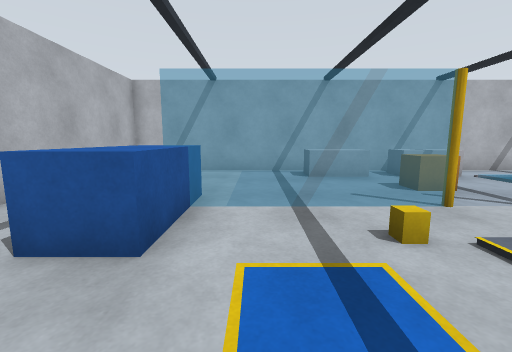
View 1 (above)

17 first-person views from a walk through a world built for the Gazebo simulator. The camera is 1.1 m above the floor, tilts 8° down and sees 90° across. The floor is counted in squares, 1 m on a side. Each view is taken from the middle of a square. On the plan, view 1 faces up. The plan holds only what a view shows up to about 11 squares ahead; the rest is blank.

View 2
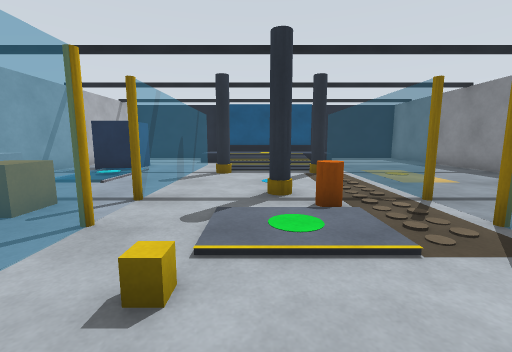

View 3
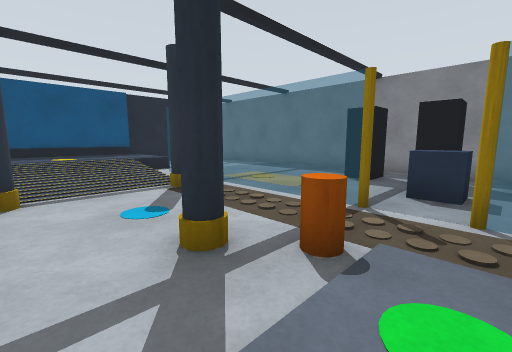

View 4
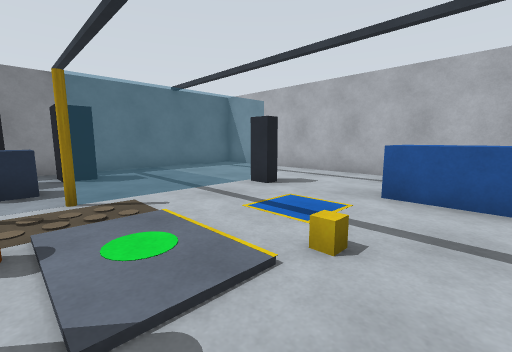

View 5
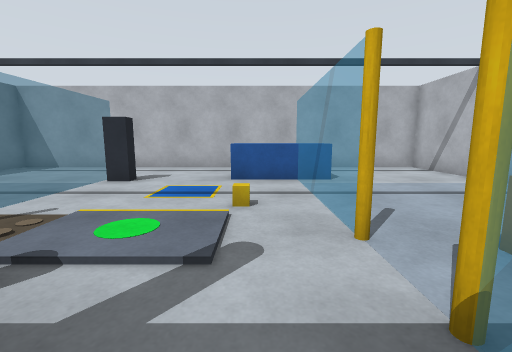

View 6
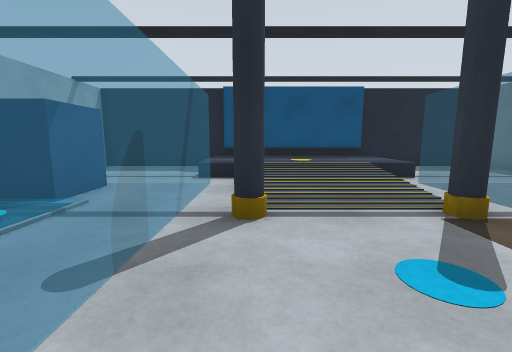

View 7
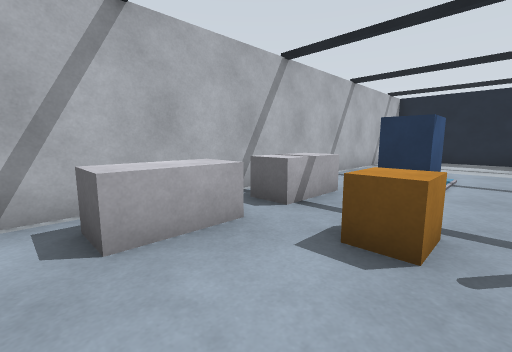

View 8
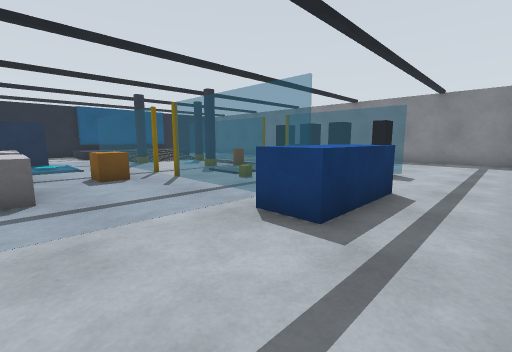

View 9
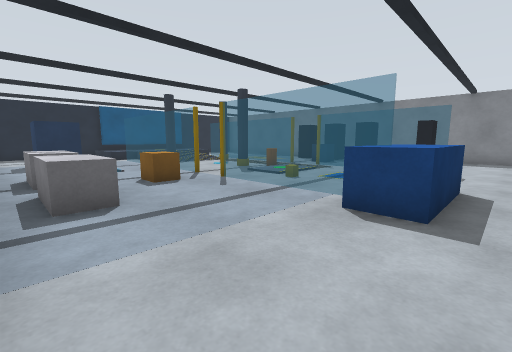

View 10
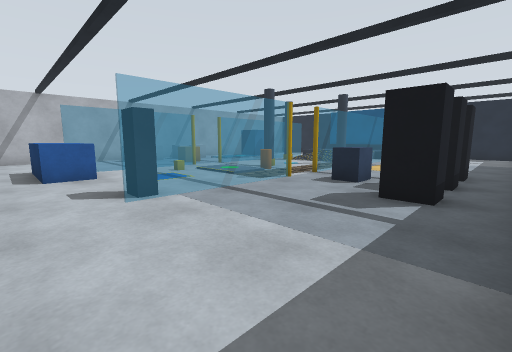

View 11
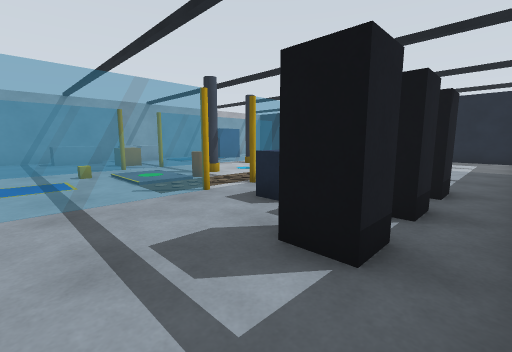

View 12
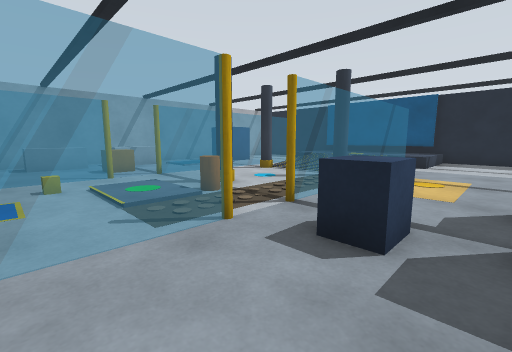

View 13
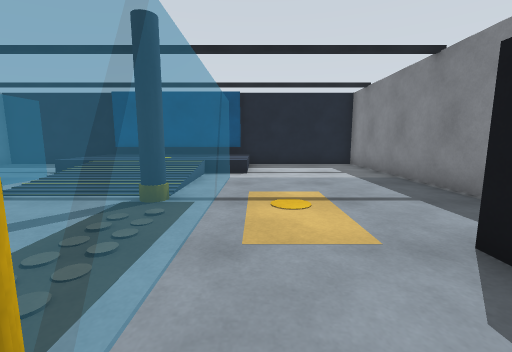

View 14
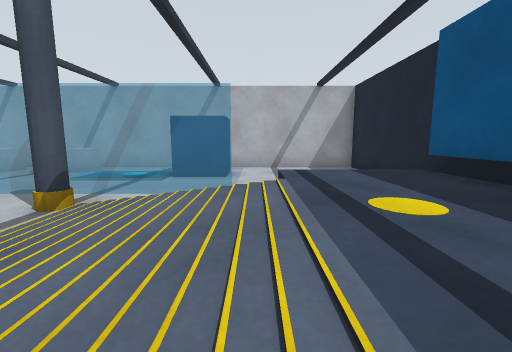

View 15
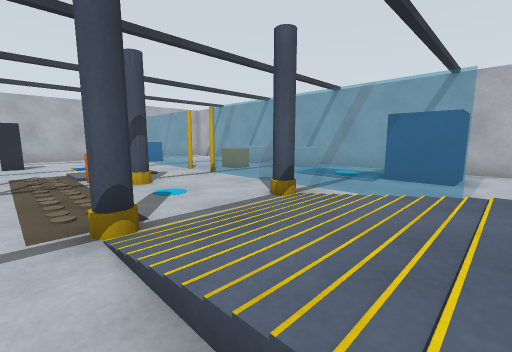

View 16
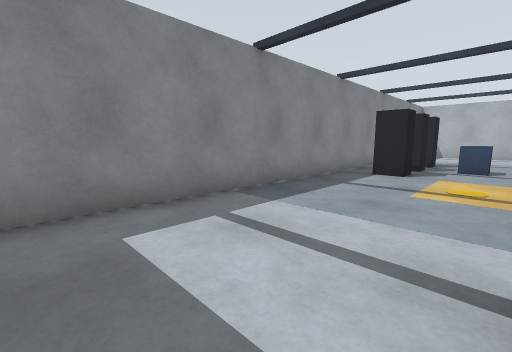

View 17
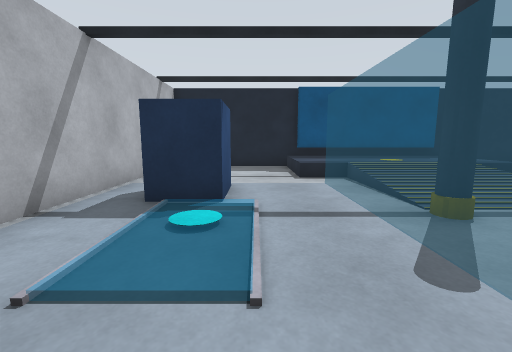

### Floor plan
Key: @ floor where view 1 was taken; # wall or solid block; . main floor; : floor 0.25 m higher than the main floor; + floor 0.5 m higher than the main floor; = window, fence, low wall or low ledge; B white box; R orange box; L blue box; P yellow pole; Y yellow box; C yellow cylinder; U blue pole; A orange cylinder.
Columns run from 5 left of view 1 to 16 right of it. Each row starts with its distance up from view 1.
 10 ######################
  9 #....................#
  8 #......BB.BB...LL....#
  7 #..............LL....#
  6 #........R...........#
  5 #..LL................#
  4 #..L#===P.P======.   #
  3 #..LL..Y.....CU::+   #
  2 #.........C.... :+   #
  1 #........AC.... :++  #
  0 #....@.......CU::++  #
 -1 #...L===P.P======.   #
 -2 #....................#
 -3 #........L...........#
 -4 #....................#
 -5 #......LLL.L.........#
 -6 #....................#
 -7 ######################

Positions as (right, up) in squares from view 1, and headings:
1: (0, 0), facing up
2: (0, 2), facing right
3: (3, 3), facing down-right
4: (4, 4), facing down-left
5: (6, 3), facing left
6: (5, 3), facing right
7: (1, 5), facing up-right
8: (-4, 8), facing down-right
9: (-3, 9), facing down-right
10: (-3, -6), facing up-right
11: (0, -6), facing up-right
12: (1, -4), facing up-right
13: (4, -2), facing right
14: (12, -1), facing up
15: (12, -1), facing up-left
16: (15, -2), facing down-left
17: (5, 6), facing right
